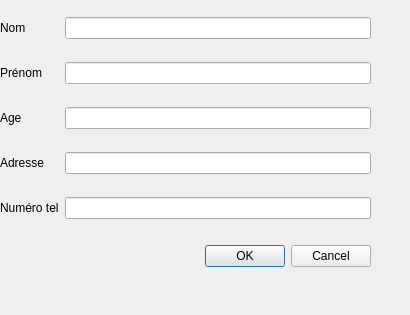
<?xml version="1.0" encoding="UTF-8"?>
<ui version="4.0">
 <class>Dialog</class>
 <widget class="QDialog" name="Dialog">
  <property name="geometry">
   <rect>
    <x>0</x>
    <y>0</y>
    <width>410</width>
    <height>315</height>
   </rect>
  </property>
  <property name="windowTitle">
   <string>Dialog</string>
  </property>
  <widget class="QDialogButtonBox" name="buttonBox">
   <property name="geometry">
    <rect>
     <x>30</x>
     <y>240</y>
     <width>341</width>
     <height>32</height>
    </rect>
   </property>
   <property name="orientation">
    <enum>Qt::Horizontal</enum>
   </property>
   <property name="standardButtons">
    <set>QDialogButtonBox::Cancel|QDialogButtonBox::Ok</set>
   </property>
  </widget>
  <widget class="QWidget" name="gridLayoutWidget">
   <property name="geometry">
    <rect>
     <x>0</x>
     <y>0</y>
     <width>371</width>
     <height>241</height>
    </rect>
   </property>
   <layout class="QGridLayout" name="gridLayout">
    <item row="0" column="0">
     <widget class="QLabel" name="Nom">
      <property name="text">
       <string>Nom</string>
      </property>
     </widget>
    </item>
    <item row="1" column="0">
     <widget class="QLabel" name="Prenom">
      <property name="text">
       <string>Prénom</string>
      </property>
     </widget>
    </item>
    <item row="4" column="0">
     <widget class="QLabel" name="NumeroTel">
      <property name="text">
       <string>Numéro tel</string>
      </property>
     </widget>
    </item>
    <item row="2" column="0">
     <widget class="QLabel" name="Age">
      <property name="text">
       <string>Age</string>
      </property>
     </widget>
    </item>
    <item row="3" column="0">
     <widget class="QLabel" name="Adresse">
      <property name="text">
       <string>Adresse</string>
      </property>
     </widget>
    </item>
    <item row="0" column="1">
     <widget class="QLineEdit" name="LineNom"/>
    </item>
    <item row="1" column="1">
     <widget class="QLineEdit" name="LinePrenom"/>
    </item>
    <item row="2" column="1">
     <widget class="QLineEdit" name="LineAge"/>
    </item>
    <item row="3" column="1">
     <widget class="QLineEdit" name="LineAdresse"/>
    </item>
    <item row="4" column="1">
     <widget class="QLineEdit" name="LineNumeroTel"/>
    </item>
   </layout>
  </widget>
 </widget>
 <resources/>
 <connections>
  <connection>
   <sender>buttonBox</sender>
   <signal>accepted()</signal>
   <receiver>Dialog</receiver>
   <slot>accept()</slot>
   <hints>
    <hint type="sourcelabel">
     <x>248</x>
     <y>254</y>
    </hint>
    <hint type="destinationlabel">
     <x>157</x>
     <y>274</y>
    </hint>
   </hints>
  </connection>
  <connection>
   <sender>buttonBox</sender>
   <signal>rejected()</signal>
   <receiver>Dialog</receiver>
   <slot>reject()</slot>
   <hints>
    <hint type="sourcelabel">
     <x>316</x>
     <y>260</y>
    </hint>
    <hint type="destinationlabel">
     <x>286</x>
     <y>274</y>
    </hint>
   </hints>
  </connection>
 </connections>
</ui>
